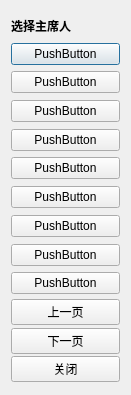
<?xml version="1.0" encoding="UTF-8"?>
<ui version="4.0">
 <class>CDlgChairmanLayoutClass</class>
 <widget class="QDialog" name="CDlgChairmanLayoutClass">
  <property name="geometry">
   <rect>
    <x>0</x>
    <y>0</y>
    <width>131</width>
    <height>395</height>
   </rect>
  </property>
  <property name="windowTitle">
   <string>CDlgChairmanLayout</string>
  </property>
  <layout class="QHBoxLayout" name="horizontalLayout">
   <property name="spacing">
    <number>0</number>
   </property>
   <property name="leftMargin">
    <number>0</number>
   </property>
   <property name="topMargin">
    <number>0</number>
   </property>
   <property name="rightMargin">
    <number>0</number>
   </property>
   <property name="bottomMargin">
    <number>0</number>
   </property>
   <item>
    <widget class="QWidget" name="widget" native="true">
     <layout class="QVBoxLayout" name="verticalLayout">
      <property name="spacing">
       <number>0</number>
      </property>
      <property name="leftMargin">
       <number>11</number>
      </property>
      <property name="topMargin">
       <number>11</number>
      </property>
      <property name="rightMargin">
       <number>11</number>
      </property>
      <property name="bottomMargin">
       <number>11</number>
      </property>
      <item>
       <widget class="QWidget" name="widget_4" native="true">
        <layout class="QHBoxLayout" name="horizontalLayout_4">
         <property name="spacing">
          <number>0</number>
         </property>
         <property name="leftMargin">
          <number>0</number>
         </property>
         <property name="topMargin">
          <number>0</number>
         </property>
         <property name="rightMargin">
          <number>0</number>
         </property>
         <property name="bottomMargin">
          <number>0</number>
         </property>
         <item>
          <widget class="QLabel" name="lab_title">
           <property name="styleSheet">
            <string notr="true">font-weight:bold</string>
           </property>
           <property name="text">
            <string>选择主席人</string>
           </property>
          </widget>
         </item>
         <item>
          <widget class="QLabel" name="lab_title_val">
           <property name="maximumSize">
            <size>
             <width>0</width>
             <height>0</height>
            </size>
           </property>
           <property name="text">
            <string/>
           </property>
          </widget>
         </item>
        </layout>
       </widget>
      </item>
      <item>
       <widget class="QWidget" name="widget_2" native="true">
        <layout class="QHBoxLayout" name="horizontalLayout_2">
         <property name="spacing">
          <number>0</number>
         </property>
         <property name="leftMargin">
          <number>0</number>
         </property>
         <property name="topMargin">
          <number>0</number>
         </property>
         <property name="rightMargin">
          <number>0</number>
         </property>
         <property name="bottomMargin">
          <number>0</number>
         </property>
         <item>
          <widget class="QPushButton" name="btnChair_tile">
           <property name="text">
            <string>PushButton</string>
           </property>
          </widget>
         </item>
         <item>
          <widget class="QLabel" name="btnChair_title_val">
           <property name="maximumSize">
            <size>
             <width>0</width>
             <height>0</height>
            </size>
           </property>
           <property name="text">
            <string/>
           </property>
          </widget>
         </item>
        </layout>
       </widget>
      </item>
      <item>
       <widget class="QWidget" name="widget_3" native="true">
        <layout class="QHBoxLayout" name="horizontalLayout_3">
         <property name="spacing">
          <number>0</number>
         </property>
         <property name="leftMargin">
          <number>0</number>
         </property>
         <property name="topMargin">
          <number>0</number>
         </property>
         <property name="rightMargin">
          <number>0</number>
         </property>
         <property name="bottomMargin">
          <number>0</number>
         </property>
         <item>
          <widget class="QPushButton" name="btnChair_2">
           <property name="text">
            <string>PushButton</string>
           </property>
          </widget>
         </item>
         <item>
          <widget class="QLabel" name="btnChair_2_val">
           <property name="maximumSize">
            <size>
             <width>0</width>
             <height>0</height>
            </size>
           </property>
           <property name="text">
            <string/>
           </property>
          </widget>
         </item>
        </layout>
       </widget>
      </item>
      <item>
       <widget class="QWidget" name="widget_5" native="true">
        <layout class="QHBoxLayout" name="horizontalLayout_5">
         <property name="spacing">
          <number>0</number>
         </property>
         <property name="leftMargin">
          <number>0</number>
         </property>
         <property name="topMargin">
          <number>0</number>
         </property>
         <property name="rightMargin">
          <number>0</number>
         </property>
         <property name="bottomMargin">
          <number>0</number>
         </property>
         <item>
          <widget class="QPushButton" name="btnChair_3">
           <property name="text">
            <string>PushButton</string>
           </property>
          </widget>
         </item>
         <item>
          <widget class="QLabel" name="btnChair_3_val">
           <property name="maximumSize">
            <size>
             <width>0</width>
             <height>0</height>
            </size>
           </property>
           <property name="text">
            <string/>
           </property>
          </widget>
         </item>
        </layout>
       </widget>
      </item>
      <item>
       <widget class="QWidget" name="widget_6" native="true">
        <layout class="QHBoxLayout" name="horizontalLayout_6">
         <property name="spacing">
          <number>0</number>
         </property>
         <property name="leftMargin">
          <number>0</number>
         </property>
         <property name="topMargin">
          <number>0</number>
         </property>
         <property name="rightMargin">
          <number>0</number>
         </property>
         <property name="bottomMargin">
          <number>0</number>
         </property>
         <item>
          <widget class="QPushButton" name="btnChair_4">
           <property name="text">
            <string>PushButton</string>
           </property>
          </widget>
         </item>
         <item>
          <widget class="QLabel" name="btnChair_4_val">
           <property name="maximumSize">
            <size>
             <width>0</width>
             <height>0</height>
            </size>
           </property>
           <property name="text">
            <string/>
           </property>
          </widget>
         </item>
        </layout>
       </widget>
      </item>
      <item>
       <widget class="QWidget" name="widget_7" native="true">
        <layout class="QHBoxLayout" name="horizontalLayout_7">
         <property name="spacing">
          <number>0</number>
         </property>
         <property name="leftMargin">
          <number>0</number>
         </property>
         <property name="topMargin">
          <number>0</number>
         </property>
         <property name="rightMargin">
          <number>0</number>
         </property>
         <property name="bottomMargin">
          <number>0</number>
         </property>
         <item>
          <widget class="QPushButton" name="btnChair_5">
           <property name="text">
            <string>PushButton</string>
           </property>
          </widget>
         </item>
         <item>
          <widget class="QLabel" name="btnChair_5_val">
           <property name="maximumSize">
            <size>
             <width>0</width>
             <height>0</height>
            </size>
           </property>
           <property name="text">
            <string/>
           </property>
          </widget>
         </item>
        </layout>
       </widget>
      </item>
      <item>
       <widget class="QWidget" name="widget_8" native="true">
        <layout class="QHBoxLayout" name="horizontalLayout_8">
         <property name="spacing">
          <number>0</number>
         </property>
         <property name="leftMargin">
          <number>0</number>
         </property>
         <property name="topMargin">
          <number>0</number>
         </property>
         <property name="rightMargin">
          <number>0</number>
         </property>
         <property name="bottomMargin">
          <number>0</number>
         </property>
         <item>
          <widget class="QPushButton" name="btnChair_6">
           <property name="text">
            <string>PushButton</string>
           </property>
          </widget>
         </item>
         <item>
          <widget class="QLabel" name="btnChair_6_val">
           <property name="maximumSize">
            <size>
             <width>0</width>
             <height>0</height>
            </size>
           </property>
           <property name="text">
            <string/>
           </property>
          </widget>
         </item>
        </layout>
       </widget>
      </item>
      <item>
       <widget class="QWidget" name="widget_9" native="true">
        <layout class="QHBoxLayout" name="horizontalLayout_9">
         <property name="spacing">
          <number>0</number>
         </property>
         <property name="leftMargin">
          <number>0</number>
         </property>
         <property name="topMargin">
          <number>0</number>
         </property>
         <property name="rightMargin">
          <number>0</number>
         </property>
         <property name="bottomMargin">
          <number>0</number>
         </property>
         <item>
          <widget class="QPushButton" name="btnChair_7">
           <property name="text">
            <string>PushButton</string>
           </property>
          </widget>
         </item>
         <item>
          <widget class="QLabel" name="btnChair_7_val">
           <property name="maximumSize">
            <size>
             <width>0</width>
             <height>0</height>
            </size>
           </property>
           <property name="text">
            <string/>
           </property>
          </widget>
         </item>
        </layout>
       </widget>
      </item>
      <item>
       <widget class="QWidget" name="widget_10" native="true">
        <layout class="QHBoxLayout" name="horizontalLayout_10">
         <property name="spacing">
          <number>0</number>
         </property>
         <property name="leftMargin">
          <number>0</number>
         </property>
         <property name="topMargin">
          <number>0</number>
         </property>
         <property name="rightMargin">
          <number>0</number>
         </property>
         <property name="bottomMargin">
          <number>0</number>
         </property>
         <item>
          <widget class="QPushButton" name="btnChair_8">
           <property name="text">
            <string>PushButton</string>
           </property>
          </widget>
         </item>
         <item>
          <widget class="QLabel" name="btnChair_8_val">
           <property name="maximumSize">
            <size>
             <width>0</width>
             <height>0</height>
            </size>
           </property>
           <property name="text">
            <string/>
           </property>
          </widget>
         </item>
        </layout>
       </widget>
      </item>
      <item>
       <widget class="QWidget" name="widget_11" native="true">
        <layout class="QHBoxLayout" name="horizontalLayout_11">
         <property name="spacing">
          <number>0</number>
         </property>
         <property name="leftMargin">
          <number>0</number>
         </property>
         <property name="topMargin">
          <number>0</number>
         </property>
         <property name="rightMargin">
          <number>0</number>
         </property>
         <property name="bottomMargin">
          <number>0</number>
         </property>
         <item>
          <widget class="QPushButton" name="btnChair_9">
           <property name="text">
            <string>PushButton</string>
           </property>
          </widget>
         </item>
         <item>
          <widget class="QLabel" name="btnChair_9_val">
           <property name="maximumSize">
            <size>
             <width>0</width>
             <height>0</height>
            </size>
           </property>
           <property name="text">
            <string/>
           </property>
          </widget>
         </item>
        </layout>
       </widget>
      </item>
      <item>
       <widget class="QWidget" name="widget_12" native="true">
        <layout class="QHBoxLayout" name="horizontalLayout_12">
         <property name="spacing">
          <number>0</number>
         </property>
         <property name="leftMargin">
          <number>0</number>
         </property>
         <property name="topMargin">
          <number>0</number>
         </property>
         <property name="rightMargin">
          <number>0</number>
         </property>
         <property name="bottomMargin">
          <number>0</number>
         </property>
         <item>
          <widget class="QPushButton" name="btnChair_up">
           <property name="text">
            <string>上一页</string>
           </property>
          </widget>
         </item>
         <item>
          <widget class="QLabel" name="btnChair_up_val">
           <property name="maximumSize">
            <size>
             <width>0</width>
             <height>0</height>
            </size>
           </property>
           <property name="text">
            <string/>
           </property>
          </widget>
         </item>
        </layout>
       </widget>
      </item>
      <item>
       <widget class="QWidget" name="widget_13" native="true">
        <layout class="QHBoxLayout" name="horizontalLayout_13">
         <property name="spacing">
          <number>0</number>
         </property>
         <property name="leftMargin">
          <number>0</number>
         </property>
         <property name="topMargin">
          <number>0</number>
         </property>
         <property name="rightMargin">
          <number>0</number>
         </property>
         <property name="bottomMargin">
          <number>0</number>
         </property>
         <item>
          <widget class="QPushButton" name="btnChair_down">
           <property name="text">
            <string>下一页</string>
           </property>
          </widget>
         </item>
         <item>
          <widget class="QLabel" name="btnChair_down_val">
           <property name="maximumSize">
            <size>
             <width>0</width>
             <height>0</height>
            </size>
           </property>
           <property name="text">
            <string/>
           </property>
          </widget>
         </item>
        </layout>
       </widget>
      </item>
      <item>
       <widget class="QWidget" name="widget_14" native="true">
        <layout class="QHBoxLayout" name="horizontalLayout_14">
         <property name="spacing">
          <number>0</number>
         </property>
         <property name="leftMargin">
          <number>0</number>
         </property>
         <property name="topMargin">
          <number>0</number>
         </property>
         <property name="rightMargin">
          <number>0</number>
         </property>
         <property name="bottomMargin">
          <number>0</number>
         </property>
         <item>
          <widget class="QPushButton" name="btnChair_close">
           <property name="text">
            <string>关闭</string>
           </property>
          </widget>
         </item>
         <item>
          <widget class="QLabel" name="btnChair_close_val">
           <property name="maximumSize">
            <size>
             <width>0</width>
             <height>0</height>
            </size>
           </property>
           <property name="text">
            <string/>
           </property>
          </widget>
         </item>
        </layout>
       </widget>
      </item>
     </layout>
    </widget>
   </item>
  </layout>
 </widget>
 <layoutdefault spacing="6" margin="11"/>
 <resources/>
 <connections/>
</ui>
